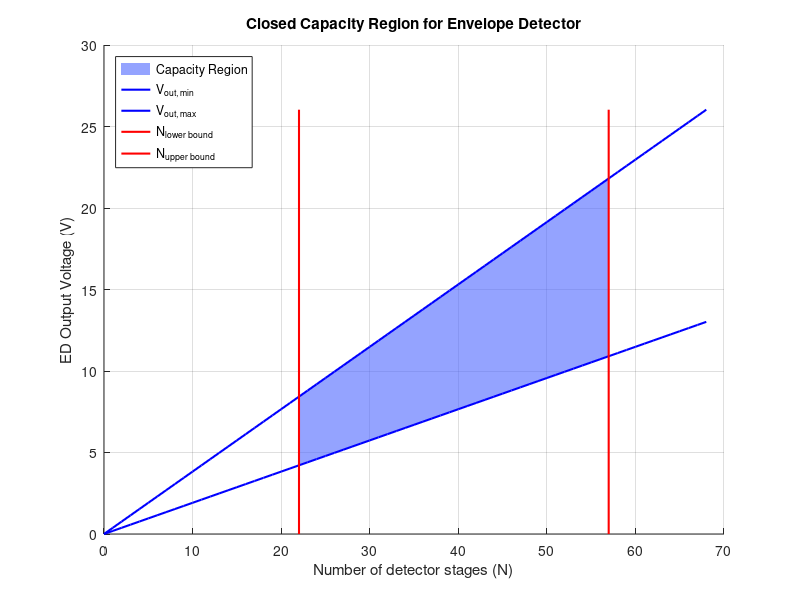
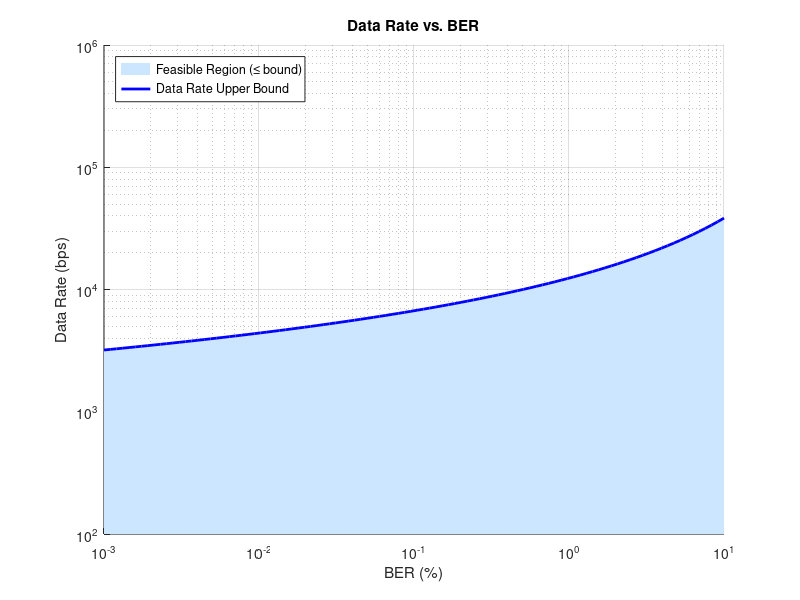
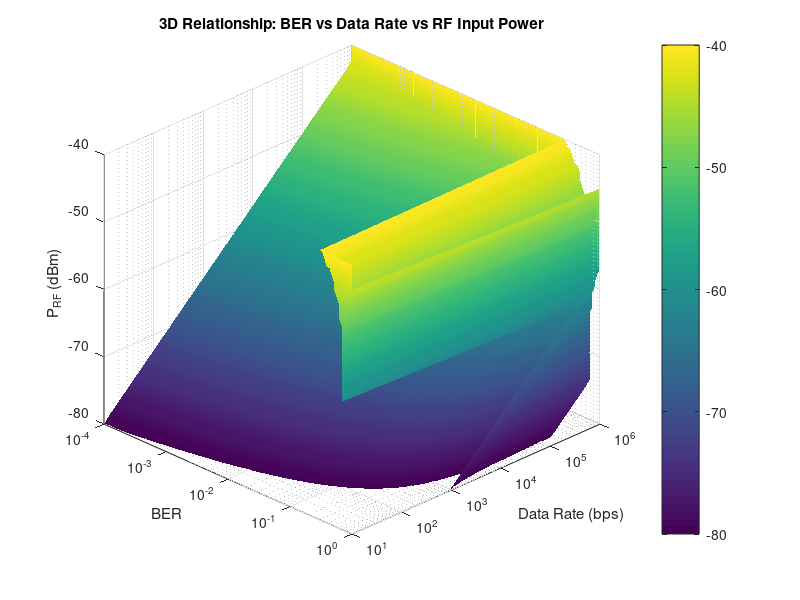

Reproduce these figures in MATLAB, in order.
% -------------------------------------------------------------------------

% This script computes the closed capacity region for an envelope detector.

% The idea here is to bound all of the possible ED output voltage vs. # stages (N)
% into a closed region. This is useful for design automation of EDs. The
% idea is that if we write an optimization algorithm to design the optimal
% ED given a set of input parameters, the search space for the optimum ED
% will be closed, making it possible to find a global optimum ED. You can
% also use this script to manually choose how many stages to make your ED
% based off of sensitivity, BER, and data rate requirements.

% -------------------------------------------------------------------------

% Set simulation parameters

% RF parameters
P_RF = -60; % Target RX sensitivity (dBm)
RS = 50; % Source / antenna resistance (Ohms)
BER = 1e-3; % Desired BER
BW_BB = 1e3; % Baseband signal BW in Hz = Data rate

% Passive voltage gain from matching
Av = 28; % In dB

% Detector Parameters
RD = 1e6; % Diode resistance (Ohms)
CC = 70e-15; % Coupling capacitance (F)

% Device parameters
n = 1.5; % Subthreshold slope constant (between 1 and 2)
Vt = 26e-3; % Thermal voltage
k = 1.38e-23; % Boltzmann's constant
T = 298; % Room temperature (K)

% -------------------------------------------------------------------------

% Set all of the bounds on the capacity region for ED output voltage vs. # of stages (N)

% Conversions
Av = 10 ^ (Av / 10);
P_RF = 10 ^ (P_RF / 10) * (10 ^ -3);

% Compute the upper bound for the number of allowed stages in the ED
r = 8 / (2.2 * RD * CC * BW_BB);
discriminant = sqrt(1 + r);
N_UPPER_BOUND = 0.25 * discriminant;

% Compute the lower bound for the number of allowed stages in the ED
num_lower_coeff = 5 * k * T;
Q_1_lower = -2 + 4 * ((0.25 + 0.5 * (BER * (((pi + 2) / pi) ^ 0.5) * exp(1 / (pi + 2)))) ^ 0.5);
num_ln = log(Q_1_lower * ((pi / (pi + 2)) ^ 0.5) * exp(-1 / (pi + 2)));
num_ln = num_ln * num_ln;
num_lower = num_lower_coeff * num_ln * Vt;
den_lower = (((1 / n) - 0.5) ^ 2) * (Av * P_RF * RS) ^ 2 * CC;
N_LOWER_BOUND = num_lower / den_lower;
N_LOWER_BOUND = N_LOWER_BOUND ^ (1 / 3);

% Compute upper and lower bounds for ED voltage as a function of N
n_limits = 1:1:2; % Subthreshold slope constant is between 1 and 2
k_limits = 1 ./ (2 .* n_limits * Vt); % Min and Max conversion gain
N_values = 0:1:(floor(N_UPPER_BOUND * 1.2));
V_out_ED_MIN = (Av .^ 2) .* k_limits(2) .* N_values .* (P_RF * RS);
V_out_ED_MAX = (Av .^ 2) .* k_limits(1) .* N_values .* (P_RF * RS);

% Sanity check: if N_LOWER_BOUND > N_UPPER_BOUND, this indicates that the
% given RF parameters make it impossible to design an ED that meets the
% desired BER requirement.
if N_LOWER_BOUND > N_UPPER_BOUND
    fprintf("No ED exists for the presented BER requirement given the current simulation conditions.\n")
end

% Plot the capacity region
if N_LOWER_BOUND < N_UPPER_BOUND
    y_limits = [min(V_out_ED_MIN), max(V_out_ED_MAX)];
    figure; hold on
    
    % --- Highlight the parallelogram first (darker + more opaque)
    x_par = [N_LOWER_BOUND, N_UPPER_BOUND, N_UPPER_BOUND, N_LOWER_BOUND];
    y_par = [ ...
        (Av^2) * k_limits(2) * N_LOWER_BOUND * (P_RF * RS), ... % bottom-left
        (Av^2) * k_limits(2) * N_UPPER_BOUND * (P_RF * RS), ... % bottom-right
        (Av^2) * k_limits(1) * N_UPPER_BOUND * (P_RF * RS), ... % top-right
        (Av^2) * k_limits(1) * N_LOWER_BOUND * (P_RF * RS) ...  % top-left
    ];
    fill(x_par, y_par, [0.3 0.4 1], 'FaceAlpha', 0.6, 'EdgeColor', 'none')
    
    % --- Then draw boundary lines on top
    plot(N_values, V_out_ED_MIN, 'b', 'LineWidth', 1.5)
    plot(N_values, V_out_ED_MAX, 'b', 'LineWidth', 1.5)
    plot([N_LOWER_BOUND N_LOWER_BOUND], y_limits, 'r', 'LineWidth', 1.5)
    plot([N_UPPER_BOUND N_UPPER_BOUND], y_limits, 'r', 'LineWidth', 1.5)
    
    xlabel("Number of detector stages (N)")
    ylabel("ED Output Voltage (V)")
    title("Closed Capacity Region for Envelope Detector")
    legend("Capacity Region", "V_{out, min}", "V_{out, max}", "N_{lower bound}", "N_{upper bound}", 'Location', 'northwest')
    grid on
    hold off
end

% -------------------------------------------------------------------------

% Select the optimum N
N_opt = (N_LOWER_BOUND + N_UPPER_BOUND) / 2;
fprintf("The average number of stages to meet the given detector criteria is: %0i\n\n", floor(N_opt))

% Summarize design criteria
fprintf("Design criteria summary:\n")
fprintf("Expected RF Input Power (W): %0i\n", P_RF)
fprintf("Desired Bit Rate (Hz): %0i\n", BW_BB)
fprintf("Desired Bit error rate (%%): %0f\n", BER * 100)

% -------------------------------------------------------------------------

% Plot allowed data rate vs. BER for the detector, since both are bounded
% with respect to each other. If this bound is broken in the ED design
% process, the leftmost and rightmist points in the capacity region will
% slide past each other, indicating that a capacity region cannot exist.

% Compute data rate vs. BER bound
BER_values = logspace(log10(0.00001), log10(0.1), 100);
Q_1_lower_sweep = -2 + 4 * ((0.25 + 0.5 * (BER_values * (((pi + 2) / pi) ^ 0.5) * exp(1 / (pi + 2)))) .^ 0.5);
num_ln_sweep = log(Q_1_lower_sweep * ((pi / (pi + 2)) ^ 0.5) * exp(-1 / (pi + 2)));
num_ln_sweep = num_ln_sweep .* num_ln_sweep;
num_lower_sweep = num_lower_coeff .* num_ln_sweep * Vt;
den_lower_sweep = (((1 / n) - 0.5) ^ 2) * (Av * P_RF * RS) ^ 2 * CC;
phi = num_lower_sweep / den_lower_sweep;
BER_function = 16 * ((phi) .^ (2 / 3)) - 1;
DataRate_values = 8 ./ (2.2 * RD * CC * BER_function);

% Plot Data Rate vs BER on log-log scale
figure;
hold on;

% Shade region where data rate <= bound
X = [BER_values * 100, fliplr(BER_values * 100)];
Y = [DataRate_values, ones(size(DataRate_values))*100]; % lower bound (100 bps)
fill(X, Y, [0.8 0.9 1], 'EdgeColor', 'none'); % light blue region

loglog(BER_values * 100, DataRate_values, 'b-', 'LineWidth', 2);
grid on;
xlabel('BER (%)');
ylabel('Data Rate (bps)');
title('Data Rate vs. BER');
xlim([0.001 10]);
ylim([100 1e6]);
set(gca, 'XScale', 'log', 'YScale', 'log');

legend('Feasible Region (≤ bound)', 'Data Rate Upper Bound', 'Location', 'northwest');
hold off;

% --- 3D mapping of sensitivity vs. data rate vs. BER ---

% Define RF power sweep range (in dBm)
P_RF_dBm_values = -80:1:-40; % Sweep from -80 to -40 dBm

% Define BER range (limited)
BER_values = logspace(-4, 0, 100); % 10^-4 to 10^0

% Preallocate for speed
DataRate_matrix = zeros(length(P_RF_dBm_values), length(BER_values));

% Compute data rate for each P_RF value
for i = 1:length(P_RF_dBm_values)
    % Convert dBm to Watts
    P_RF_W = 10^(P_RF_dBm_values(i)/10) * 1e-3;
    Q_1_lower_sweep = -2 + 4 * ((0.25 + 0.5 * (BER_values * (((pi + 2) / pi) ^ 0.5) * exp(1 / (pi + 2)))) .^ 0.5);
    num_ln_sweep = log(Q_1_lower_sweep * ((pi / (pi + 2)) ^ 0.5) * exp(-1 / (pi + 2)));
    num_ln_sweep = num_ln_sweep .* num_ln_sweep;
    num_lower_sweep = num_lower_coeff .* num_ln_sweep * Vt;
    den_lower_sweep = (((1 / n) - 0.5) ^ 2) * (Av * P_RF_W * RS) ^ 2 * CC;
    phi = num_lower_sweep ./ den_lower_sweep;
    BER_function = 16 * ((phi) .^ (2 / 3)) - 1;
    DataRate_values = 8 ./ (2.2 * RD * CC * BER_function);

    % Limit DataRate to 10^1 – 10^6 range
    DataRate_values(DataRate_values < 1e1) = 1e1;
    DataRate_values(DataRate_values > 1e6) = 1e6;

    % Store results
    DataRate_matrix(i, :) = DataRate_values;
end

% Create meshgrid for plotting
[BER_mesh, P_RF_mesh] = meshgrid(BER_values, P_RF_dBm_values);

% 3D plot (BER vs DataRate vs P_RF)
figure;
surf(BER_mesh, DataRate_matrix, P_RF_mesh); % BER (fractional), P_RF (dBm)
xlabel('BER');
ylabel('Data Rate (bps)');
zlabel('P_{RF} (dBm)');
title('3D Relationship: BER vs Data Rate vs RF Input Power');
set(gca, 'XScale', 'log', 'YScale', 'log');
xlim([1e-4 1e0]);
ylim([1e1 1e6]);
colorbar;
grid on;
view(45,30);
shading interp;
